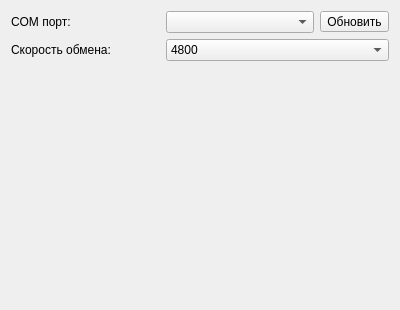
<?xml version="1.0" encoding="UTF-8"?>
<ui version="4.0">
 <class>GpsSettingsPage</class>
 <widget class="QWidget" name="GpsSettingsPage">
  <property name="geometry">
   <rect>
    <x>0</x>
    <y>0</y>
    <width>400</width>
    <height>310</height>
   </rect>
  </property>
  <property name="windowTitle">
   <string>GPS</string>
  </property>
  <layout class="QVBoxLayout" name="verticalLayout">
   <item>
    <layout class="QGridLayout" name="gridLayout">
     <item row="0" column="0">
      <widget class="QLabel" name="label">
       <property name="text">
        <string>COM порт:</string>
       </property>
      </widget>
     </item>
     <item row="0" column="1">
      <widget class="QComboBox" name="portComboBox"/>
     </item>
     <item row="1" column="0">
      <widget class="QLabel" name="label_2">
       <property name="text">
        <string>Скорость обмена:</string>
       </property>
      </widget>
     </item>
     <item row="0" column="2">
      <widget class="QToolButton" name="updatePortsButton">
       <property name="text">
        <string>Обновить</string>
       </property>
      </widget>
     </item>
     <item row="1" column="1" colspan="2">
      <widget class="QComboBox" name="serialSpeedComboBox">
       <property name="currentIndex">
        <number>2</number>
       </property>
       <item>
        <property name="text">
         <string>1200</string>
        </property>
       </item>
       <item>
        <property name="text">
         <string>2400</string>
        </property>
       </item>
       <item>
        <property name="text">
         <string>4800</string>
        </property>
       </item>
       <item>
        <property name="text">
         <string>9600</string>
        </property>
       </item>
       <item>
        <property name="text">
         <string>19200</string>
        </property>
       </item>
       <item>
        <property name="text">
         <string>38400</string>
        </property>
       </item>
       <item>
        <property name="text">
         <string>57600</string>
        </property>
       </item>
       <item>
        <property name="text">
         <string>115200</string>
        </property>
       </item>
       <item>
        <property name="text">
         <string>230400</string>
        </property>
       </item>
       <item>
        <property name="text">
         <string>460800</string>
        </property>
       </item>
       <item>
        <property name="text">
         <string>921600</string>
        </property>
       </item>
      </widget>
     </item>
    </layout>
   </item>
   <item>
    <spacer name="verticalSpacer">
     <property name="orientation">
      <enum>Qt::Vertical</enum>
     </property>
     <property name="sizeHint" stdset="0">
      <size>
       <width>20</width>
       <height>235</height>
      </size>
     </property>
    </spacer>
   </item>
  </layout>
 </widget>
 <resources/>
 <connections/>
</ui>
